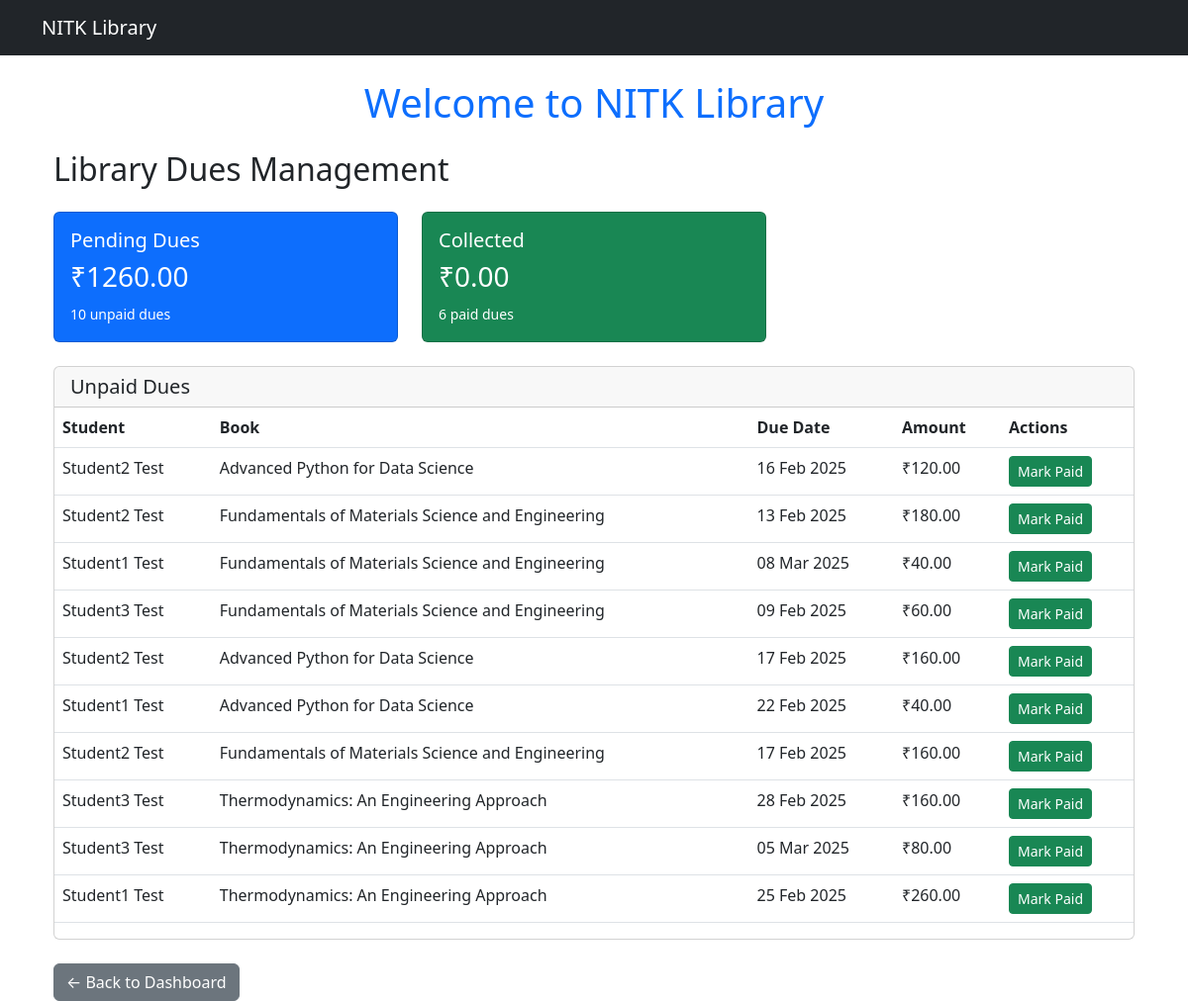
/dues/librarian/ (signed in), run on an earlier commit of the app's database.
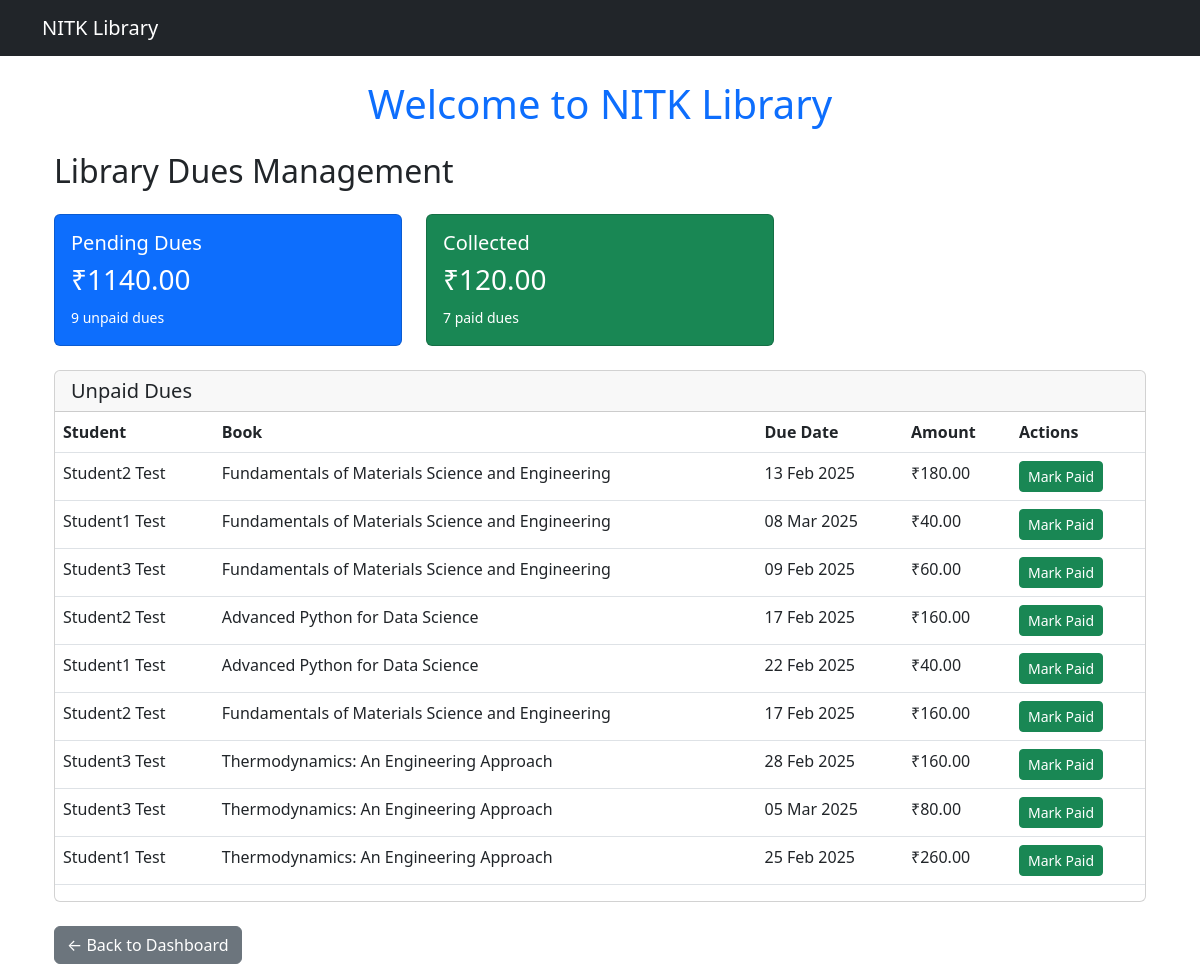
And on a later commit of the database.
### dues/models.py (models this page shows, shortened)
class Due(models.Model):
    borrow = models.OneToOneField(Borrow, on_delete=models.CASCADE, related_name="due")
    amount = models.DecimalField(max_digits=10, decimal_places=2, default=0.00)
    created_at = models.DateTimeField(auto_now_add=True)
    updated_at = models.DateTimeField(auto_now=True)
    is_paid = models.BooleanField(default=False)
    def calculate_fine_amount(self):
        daily_fine = 20.00
        if self.borrow.is_overdue:
            if self.borrow.return_date:
                overdue_days = (self.borrow.return_date - self.borrow.due_date).days
            else:
                overdue_days = (timezone.now() - self.borrow.due_date).days
            return max(0, overdue_days * daily_fine)
        return 0.00
    def update_fine(self):
        fine_amount = self.calculate_fine_amount()
        if fine_amount != self.amount:
            self.amount = fine_amount
            self.save(update_fields=['amount', 'updated_at'])
        return self.amount

### borrowing/models.py (models this page shows, shortened)
class Borrow(models.Model):
    STATUS_CHOICES = [
        ('Pending', 'Pending'),
        ('Approved', 'Approved'),
        ('Rejected', 'Rejected'),
        ('Returned', 'Returned'),
        ('Pending Return','Pending Return')
    ]
    student = models.ForeignKey(Student, on_delete=models.CASCADE)
    book = models.ForeignKey(Book, on_delete=models.CASCADE, null=True, blank=True)
    journal = models.ForeignKey(Journal, on_delete=models.CASCADE, null=True, blank=True)
    borrow_date = models.DateTimeField(default=timezone.now)
    due_date = models.DateTimeField(null=True, blank=True)
    return_date = models.DateTimeField(null=True, blank=True)
    is_returned = models.BooleanField(default=False)
    is_overdue = models.BooleanField(default=False)
    status = models.CharField(max_length=20, choices=STATUS_CHOICES, default='Pending')

### users/models.py (models this page shows, shortened)
class Student(models.Model):
    user = models.OneToOneField(User, on_delete=models.CASCADE, primary_key=True)
    borrow_limit = models.IntegerField(default=5)
    library_card_number = models.CharField(max_length=10, unique=True, null=True, blank=True)
    is_banned = models.BooleanField(default=False)
    dues = models.DecimalField(max_digits=10, decimal_places=2, default=0.00)

class User(AbstractUser):
    email = models.EmailField(unique=True)
    role = models.CharField(max_length=10, choices=UserRoles.choices, default=UserRoles.STUDENT)
    objects = UserManager()

### books/models.py (models this page shows, shortened)
class Book(models.Model):
    GenreChoices = [
    ('Metallurgy', 'METALLURGY'),
    ('Computer Science', 'CS'),
    ('ECE', 'ECE'),
    ('EEE', 'EEE'),
    ('Mechanical', 'MECHANICAL'),
    ('Civil', 'CIVIL'),
    ('AI', 'AI'),
    ('Data Science', 'DATA_SCIENCE'),
    ('Mining', 'MINING'),
    ('IT', 'IT')
]
    title = models.CharField(max_length=255)
    author = models.ForeignKey(Author, on_delete=models.CASCADE)
    publisher = models.CharField(max_length=255)
    pages = models.IntegerField(validators=[MinValueValidator(1)])
    price = models.DecimalField(max_digits=8, decimal_places=2)
    genre = models.CharField(max_length=50, choices=GenreChoices)
    topics = models.TextField(blank=True, null=True)
    available_copies = models.IntegerField(default=1, validators=[MinValueValidator(0)])

### dues/views.py (the view)
# urls.py: path('librarian/', views.librarian_dues_dashboard, name='librarian_dues_dashboard'),
@login_required
def librarian_dues_dashboard(request):
    if not request.user.is_librarian:
        return HttpResponseForbidden("You don't have permission to access this page.")
    dues = Due.objects.all().select_related('borrow__student__user')
    for due in dues:
        due.update_fine()
    paid_dues = [due for due in dues if due.is_paid]
    unpaid_dues = [due for due in dues if not due.is_paid]
    context = {
        'dues': dues,
        'paid_dues': paid_dues,
        'unpaid_dues': unpaid_dues,
        'total_collected': sum(due.amount for due in paid_dues),
        'total_pending': sum(due.amount for due in unpaid_dues),
    }
    return render(request, 'librarian_dues.html', context)

### dues/templates/librarian_dues.html (shortened to what this page needs)
{% extends "base.html" %}
{% block content %}
<div class="container mt-4">
    <h2 class="mb-4">Library Dues Management</h2>
    <div class="row mb-4">
        <div class="col-md-4">
            <div class="card bg-primary text-white">
                <div class="card-body">
                    <h5>Pending Dues</h5>
                    <h3>₹{{ total_pending }}</h3>
                    <small>{{ unpaid_dues|length }} unpaid dues</small>
                </div>
            </div>
        </div>
        <div class="col-md-4">
            <div class="card bg-success text-white">
                <div class="card-body">
                    <h5>Collected</h5>
                    <h3>₹{{ total_collected }}</h3>
                    <small>{{ paid_dues|length }} paid dues</small>
                </div>
            </div>
        </div>
    </div>
    <div class="card mb-4">
        <div class="card-header">
            <h5 class="mb-0">Unpaid Dues</h5>
        </div>
        <div class="table-responsive">
            <table class="table">
                <thead>
                    <tr>
                        <th>Student</th>
                        <th>Book</th>
                        <th>Due Date</th>
                        <th>Amount</th>
                        <th>Actions</th>
                    </tr>
                </thead>
                <tbody>
                    {% for due in unpaid_dues %}
                    <tr>
                        <td>{{ due.borrow.student.user.get_full_name }}</td>
                        <td>{{ due.borrow.book.title }}</td>
                        <td>{{ due.borrow.due_date|date:"d M Y" }}</td>
                        <td>₹{{ due.amount }}</td>
                        <td>
                            <form action="{% url 'mark_due_as_paid' due.id %}" method="post" class="d-inline">
                                <button type="submit" class="btn btn-success btn-sm">Mark Paid</button>
                            </form>
                        </td>
                    </tr>
                    {% empty %}
                    <tr>
                        <td colspan="5" class="text-center py-3">No unpaid dues found</td>
                    </tr>
                    {% endfor %}
                </tbody>
            </table>
        </div>
    </div>
    <div class="mt-4">
        <a href="{% url 'librarian_dashboard' %}" class="btn btn-secondary">← Back to Dashboard</a>
    </div>
</div>
{% endblock %}

What changed in the data, as far as the page shows it:
no longer on this page (row edited): Due: borrow.student.user.get_full_name "Student2 Test", borrow.book "Advanced Python for Data Science", borrow.due_date "16 Feb 2025", amount "120.00"
Also different on the page:
{{ total_pending }}: "1260.00" → "1140.00"
{{ unpaid_dues|length }}: "10" → "9"
{{ total_collected }}: "0.00" → "120.00"
{{ paid_dues|length }}: "6" → "7"
